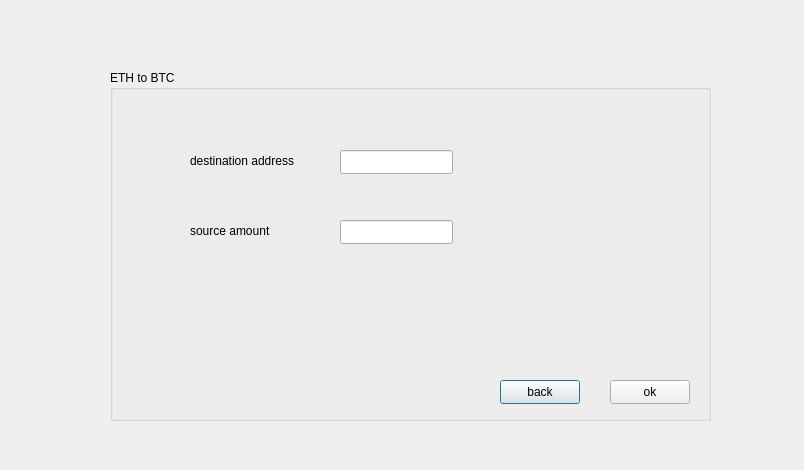
<?xml version="1.0" encoding="UTF-8"?>
<ui version="4.0">
 <class>ETOB</class>
 <widget class="QDialog" name="ETOB">
  <property name="geometry">
   <rect>
    <x>0</x>
    <y>0</y>
    <width>804</width>
    <height>470</height>
   </rect>
  </property>
  <property name="windowTitle">
   <string>Dialog</string>
  </property>
  <widget class="QGroupBox" name="groupBox">
   <property name="geometry">
    <rect>
     <x>110</x>
     <y>70</y>
     <width>601</width>
     <height>351</height>
    </rect>
   </property>
   <property name="title">
    <string>ETH to BTC</string>
   </property>
   <widget class="QPushButton" name="pushButton">
    <property name="geometry">
     <rect>
      <x>390</x>
      <y>310</y>
      <width>80</width>
      <height>24</height>
     </rect>
    </property>
    <property name="text">
     <string>back</string>
    </property>
   </widget>
   <widget class="QPushButton" name="ok">
    <property name="geometry">
     <rect>
      <x>500</x>
      <y>310</y>
      <width>80</width>
      <height>24</height>
     </rect>
    </property>
    <property name="text">
     <string>ok</string>
    </property>
   </widget>
   <widget class="QLineEdit" name="adress">
    <property name="geometry">
     <rect>
      <x>230</x>
      <y>80</y>
      <width>113</width>
      <height>24</height>
     </rect>
    </property>
   </widget>
   <widget class="QLineEdit" name="amount">
    <property name="geometry">
     <rect>
      <x>230</x>
      <y>150</y>
      <width>113</width>
      <height>24</height>
     </rect>
    </property>
   </widget>
   <widget class="QLabel" name="label">
    <property name="geometry">
     <rect>
      <x>80</x>
      <y>140</y>
      <width>111</width>
      <height>41</height>
     </rect>
    </property>
    <property name="text">
     <string>source amount</string>
    </property>
   </widget>
   <widget class="QLabel" name="label_2">
    <property name="geometry">
     <rect>
      <x>80</x>
      <y>70</y>
      <width>111</width>
      <height>41</height>
     </rect>
    </property>
    <property name="text">
     <string>destination address</string>
    </property>
   </widget>
   <widget class="QLabel" name="label_3">
    <property name="geometry">
     <rect>
      <x>50</x>
      <y>190</y>
      <width>141</width>
      <height>111</height>
     </rect>
    </property>
    <property name="styleSheet">
     <string notr="true">image: url(:/new/prefix1/ETH.jfif);</string>
    </property>
    <property name="text">
     <string/>
    </property>
   </widget>
   <widget class="QLabel" name="label_4">
    <property name="geometry">
     <rect>
      <x>230</x>
      <y>200</y>
      <width>141</width>
      <height>91</height>
     </rect>
    </property>
    <property name="styleSheet">
     <string notr="true">image: url(:/new/prefix1/BTC.jfif);</string>
    </property>
    <property name="text">
     <string/>
    </property>
   </widget>
  </widget>
 </widget>
 <resources/>
 <connections/>
</ui>
